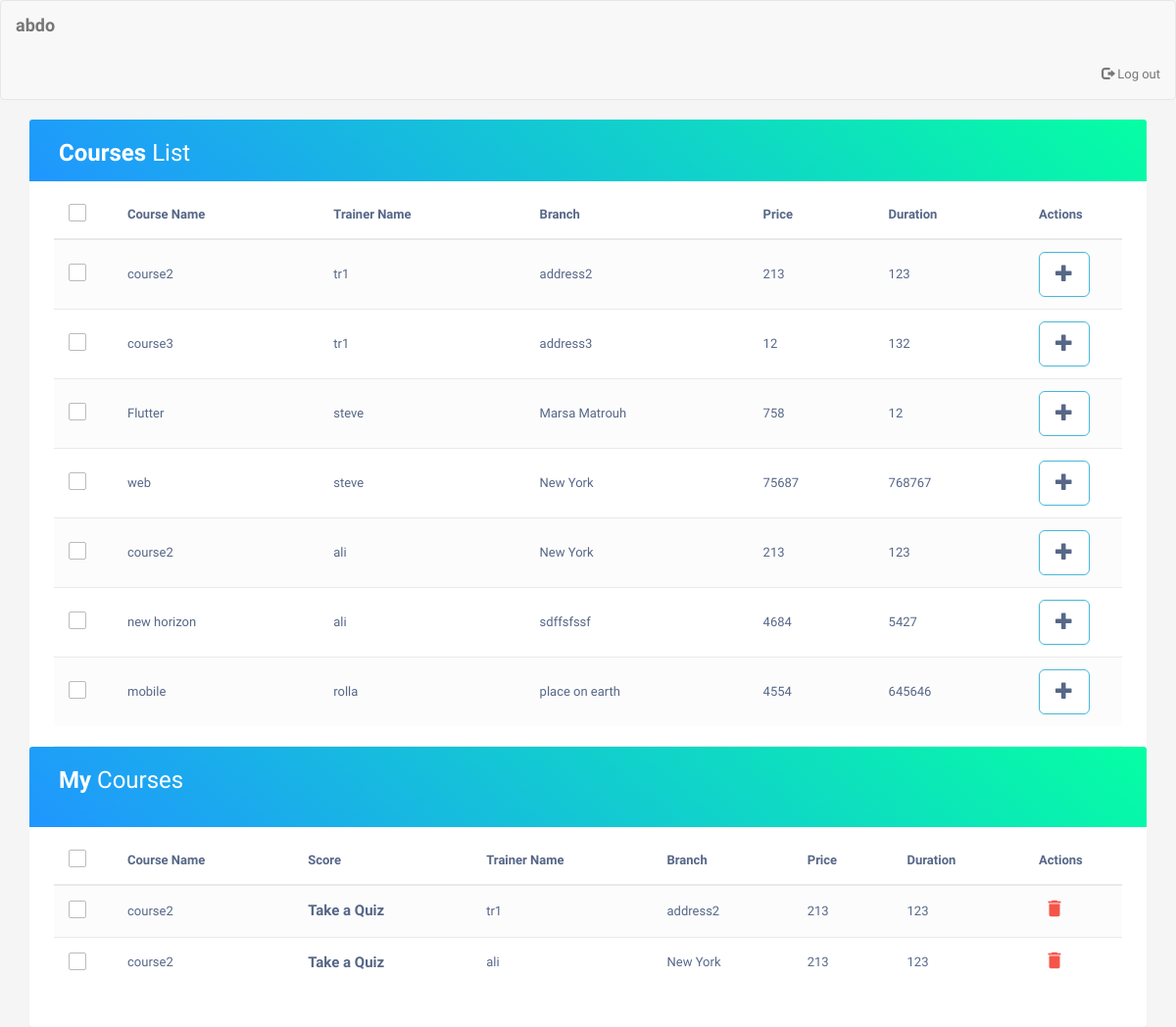
/student.php?id=11, run on the app's committed database.
### tables this page shows
CREATE TABLE `students` (
  `id` int(11) NOT NULL,
  `name` varchar(30) DEFAULT NULL,
  `email` varchar(20) DEFAULT NULL,
  `password` varchar(50) DEFAULT NULL,
  `address` varchar(20) DEFAULT NULL,
  `phone` int(20) DEFAULT NULL
);

CREATE TABLE `courses` (
  `id` int(11) NOT NULL,
  `cname` varchar(50) DEFAULT NULL,
  `duration` int(11) DEFAULT NULL,
  `price` int(11) DEFAULT NULL
);

CREATE TABLE `trainers` (
  `id` int(11) NOT NULL,
  `tname` varchar(50) NOT NULL,
  `email` varchar(20) DEFAULT NULL,
  `password` varchar(20) DEFAULT NULL,
  `address` varchar(20) DEFAULT NULL,
  `phone` int(20) DEFAULT NULL
);

CREATE TABLE `branches` (
  `branchId` int(11) NOT NULL,
  `bname` varchar(50) DEFAULT NULL
);

### student.php (the view, shortened to what this page needs)
<!DOCTYPE html>
<html lang="en">
<head>
<link rel="stylesheet" href="https://maxcdn.bootstrapcdn.com/font-awesome/4.7.0/css/font-awesome.min.css">
<link rel="stylesheet" href="https://maxcdn.bootstrapcdn.com/bootstrap/3.3.7/css/bootstrap.min.css">
<link rel="stylesheet" type="text/css" href="css/admin.css">
</head>
<body>
      <nav class="navbar navbar-default title1">
        <div class="container-fluid">
            <div class="navbar-header">
              <?php
              include 'dbConfig.php';
                $id  = $_GET['id'];
                $sql = "SELECT name FROM students WHERE id = $id";
                $res = mysqli_query($conn, $sql);
                $raw = mysqli_fetch_array($res);
                if ($res) {
                  echo '<a class="navbar-brand" href=""><b>';echo $raw['name']; echo'</b></a>';
                }
              ?>
        </div>
        <ul class="nav navbar-nav navbar-right" style="margin-left: 80em;">
        <li>
          <a href="home.php">
          <span class="glyphicon glyphicon-log-out" aria-hidden="true">
          </span>&nbsp;Log out
          </a>
      </li>
    </ul>
    </div>
    </nav>
    <div class="container">
        <div class="table-wrapper">
            <div class="table-title">
                <div class="row">
                    <div class="col-sm-6">
                    <h2> <b>Courses</b> List</h2>
                   </div>
                </div>
            </div>
            <table class="table table-striped table-hover">
                <thead>
                    <tr>
      <th>
       <span class="custom-checkbox">
        <label for="selectAll"></label>
       </span>
      </th>
                        <th>Course Name</th>
                        <th>Trainer Name </th>
                        <th>Branch</th>
                        <th>Price</th>
                        <th>Duration</th>
                        <th>Actions</th>
                    </tr>
                </thead>
               <?php
                      include 'dbConfig.php';
                      $id = $_GET['id'];
                      $sql = "SELECT courses.cname, trainers.tname, branches.bname, courses.price, courses.duration
                              FROM courses_trainers  JOIN courses ON courses.id = courses_trainers.course_id
                              JOIN branches ON branches.branchId = courses_trainers.branch_id
                              JOIN trainers ON trainers.id = courses_trainers.trainer_id";
                      $result = mysqli_query($conn, $sql);
                      echo '<tbody>';
                      while ($raw = mysqli_fetch_assoc($result)) {
                        echo '<tr>
                          <td>
                            <span class="custom-checkbox">
                              <input type="checkbox" id="checkbox1" name="options[]" value="1">
                              <label for="checkbox1"></label>
                            </span>
                          </td>
                          <td>'; echo $raw["cname"]; echo '</td>';
                        echo '<td>'; echo $raw["tname"]; echo '</td>';
                        echo '<td>'; echo $raw["bname"]; echo '</td>';
                        echo '<td>'; echo $raw["price"]; echo '</td>';
                          echo '<td>'; echo $raw["duration"]; echo '</td>';
                          echo '<td>
                            <a href="add_course_student.php?id='; echo$id; echo'&name=';echo $raw['cname']; echo'" style="background-color: white;" class="btn btn-info btn-lg">
                            <span class="glyphicon glyphicon-plus"></span>
                            </a> <a href="delete_course_student.php?id='; echo$id; echo'&name=';echo $raw['name'];
                            echo'" class="delete" data-toggle="modal">
                            <i class="material-icons" data-toggle="tooltip" title="Delete"></i></a>
                          </td>
                        </tr>';
                        }
                      echo '</tbody>';
                      ?>
            </table>
            <hr>
              <div class="table-title">
                <div class="row">
                    <div class="col-sm-6">
                <h2> <b>My</b> Courses</h2>
                <br>
               </div>
              </div>
            </div>
      <table class="table table-striped table-hover">
                <thead>
                    <tr>
      <th>
       <span class="custom-checkbox">
        <label for="selectAll"></label>
       </span>
      </th>
                        <th>Course Name</th>
                        <th>Score</th>
                        <th>Trainer Name </th>
                        <th>Branch</th>
                        <th>Price</th>
                        <th>Duration</th>
                        <th>Actions</th>
                    </tr>
                </thead>
               <?php
                    include 'dbConfig.php';
                    $sql =   "SELECT courses.cname, trainers.tname, courses.id AS c_id, trainers.id AS t_id, branches.bname,
                              courses.price , courses.duration FROM student_courses_trainers
                              JOIN courses ON courses.id = student_courses_trainers.course_id
                              JOIN courses_trainers ON student_courses_trainers.course_id=courses_trainers.course_id
                              JOIN branches ON branches.branchId  = courses_trainers.branch_id
                              JOIN trainers ON trainers.id = courses_trainers.trainer_id
                              JOIN students ON student_courses_trainers.student_id = students.id  AND student_id = $id";
                      $result = mysqli_query($conn, $sql);
                      echo '<tbody>';
                      while ($raw = mysqli_fetch_assoc($result)) {
                        echo '<tr>
                          <td>
                            <span class="custom-checkbox">
                              <input type="checkbox" id="checkbox1" name="options[]" value="1">
                              <label for="checkbox1"></label>
                            </span>
                          </td>
                          <td>'; echo $raw["cname"]; echo '</td>';
                          echo'<td>
                          <a style="font-size: 15px;" href="show_question_1.php?id=';echo $raw["id"];
                          echo'"> Take a Quiz</a>';
                          echo '<td>'; echo $raw["tname"]; echo '</td>';
                          echo '<td>'; echo $raw["bname"]; echo '</td>';
                          echo '<td>'; echo $raw["price"]; echo '</td>';
                          echo '<td>'; echo $raw["duration"]; echo '</td>';
                          echo '<td>
                            <a href="delete_course_student.php?id='; echo$id; echo'&name=';echo $raw['cname'];
                            echo'" class="delete" data-toggle="modal">
                            <i class="material-icons" data-toggle="tooltip" title="Delete">&#xE872;</i></a>
                          </td>
                        </tr>';
                        }
                      echo '</tbody>';
                      ?>
            </table>
</body>
</html>

### css/admin.css (style rules this page uses)
body { color: #566787; background: #f5f5f5; font-family: 'Varela Round', sans-serif; font-size: 13px; }
.table-wrapper { min-width: 1000px; background: #fff; padding: 20px 25px; border-radius: 3px; box-shadow: 0 1px 1px rgba(0,0,0,.05); }
.table-title { padding-bottom: 15px; background: linear-gradient(40deg, #2096ff, #05ffa3) !important; color: #fff; padding: 16px 30px; margin: -20px -25px 10px; border-radius: 3px 3px 0 0; }
.table-title h2 { margin: 5px 0 0; font-size: 24px; }
table.table tr th, table.table tr td { border-color: #e9e9e9; padding: 12px 15px; vertical-align: middle; }
table.table tr th:first-child { width: 60px; }
table.table tr th:last-child { width: 100px; }
table.table-striped tbody tr:nth-of-type(odd) { background-color: #fcfcfc; }
table.table td:last-child i { opacity: 0.9; font-size: 22px; margin: 0 5px; }
table.table td a { font-weight: bold; color: #566787; display: inline-block; text-decoration: none; outline: none !important; }
table.table td a.delete { color: #F44336; }
table.table td i { font-size: 19px; }
.custom-checkbox { position: relative; }
.custom-checkbox label:before { width: 18px; height: 18px; }
.custom-checkbox label:before { content: ''; margin-right: 10px; display: inline-block; vertical-align: text-top; background: white; border: 1px solid #bbb; border-radius: 2px; box-sizing: border-box; z-index: 2; }

### data on the page
students: name "abdo"
courses: cname "course2", trainers.tname "tr1", branches.bname "address2", price "213", duration "123", trainers.tname "ali", branches.bname "New York"
courses: cname "course3", trainers.tname "tr1", branches.bname "address3", price "12", duration "132"
courses: cname "Flutter", trainers.tname "steve", branches.bname "Marsa Matrouh", price "758", duration "12"
courses: cname "web", trainers.tname "steve", branches.bname "New York", price "75687", duration "768767"
courses: cname "new horizon", trainers.tname "ali", branches.bname "sdffsfssf", price "4684", duration "5427"
courses: cname "mobile", trainers.tname "rolla", branches.bname "place on earth", price "4554", duration "645646"
